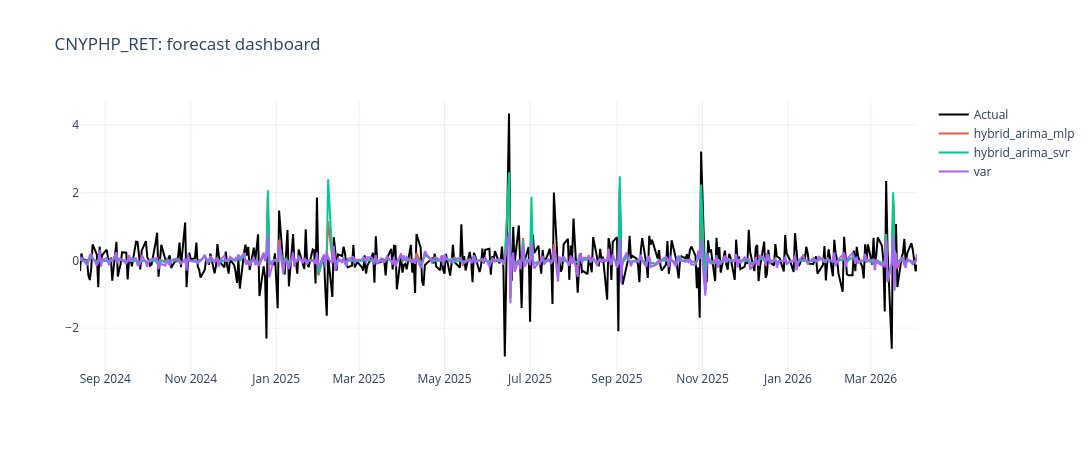
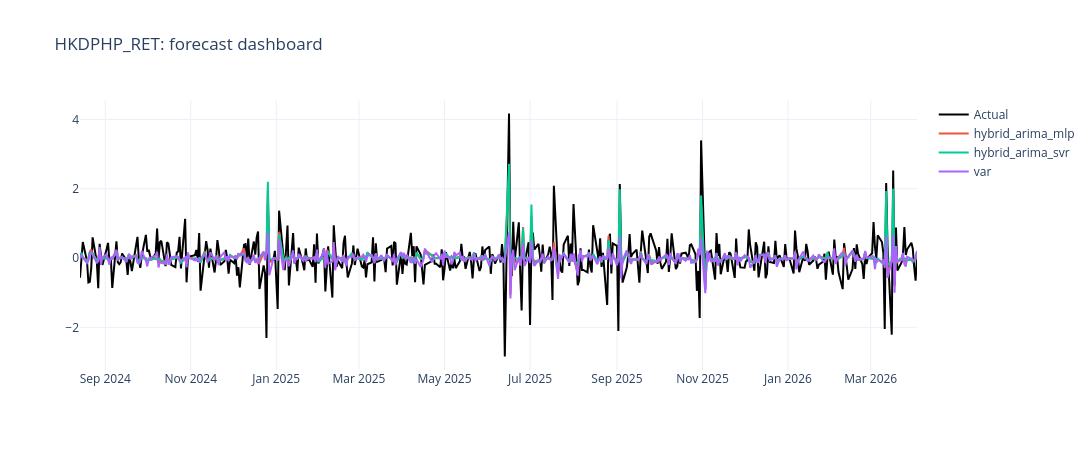
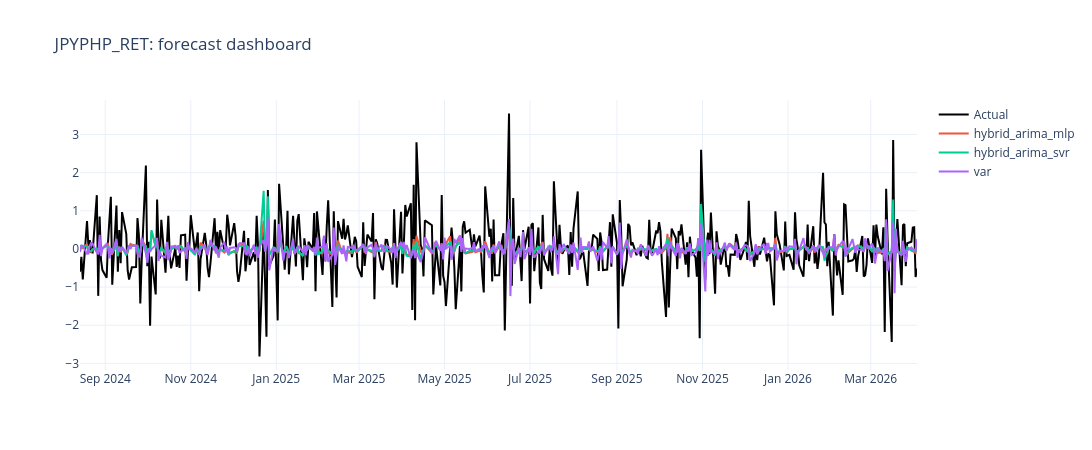
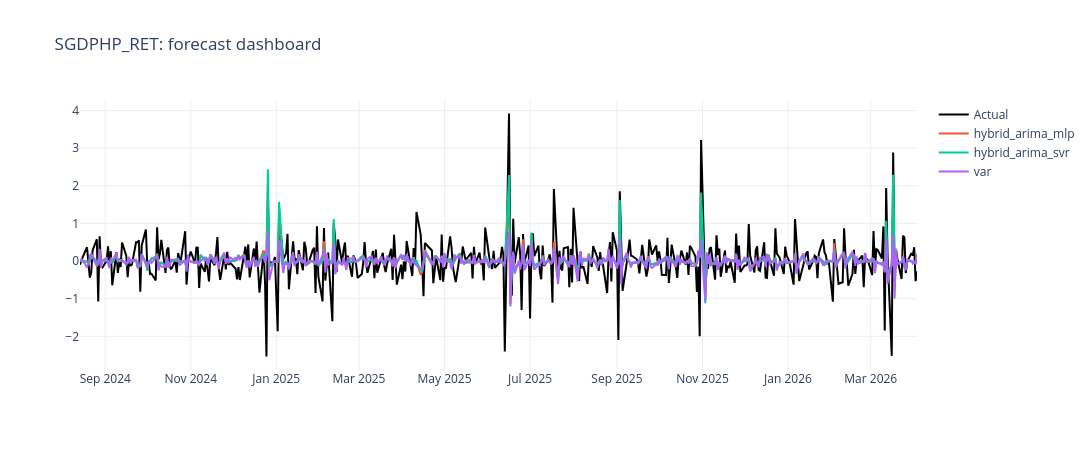

Notebook source saved alongside these figures, in order:
### Markdown cell above
#### Interpretation
This cell loads data for visualization and confirms active modeling scope. Verify sample coverage before interpreting any chart-level conclusion.

### Code cell
for pair in sorted(plot_df['Pair'].unique()):
    sub = plot_df[plot_df['Pair'] == pair].sort_values('Date')
    fig = go.Figure()
    actual = sub[sub['Model'] == top_models[0]][['Date', 'Actual']].drop_duplicates()
    fig.add_trace(go.Scatter(x=actual['Date'], y=actual['Actual'], mode='lines', name='Actual', line=dict(color='black', width=2)))
    for m in top_models:
        msub = sub[sub['Model'] == m]
        fig.add_trace(go.Scatter(x=msub['Date'], y=msub['Forecast'], mode='lines', name=m))
    fig.update_layout(template='plotly_white', title=f'{pair}: forecast dashboard', width=1150, height=450)
    fig.show()

### Figure 1 — Plotly figure (JSON) as saved in the notebook; plotly's stock layout.template omitted (floating-point values rounded to 4 significant figures; data arrays with more than 128 entries replaced by an {"elided": "..."} marker saying what was removed)
{"data": [{"line": {"color": "black", "width": 2}, "mode": "lines", "name": "Actual", "type": "scatter", "x": {"elided": "423 str values"}, "y": {"elided": "423 float values"}}, {"mode": "lines", "name": "hybrid_arima_mlp", "type": "scatter", "x": {"elided": "423 str values"}, "y": {"elided": "423 float values"}}, {"mode": "lines", "name": "hybrid_arima_svr", "type": "scatter", "x": {"elided": "423 str values"}, "y": {"elided": "423 float values"}}, {"mode": "lines", "name": "var", "type": "scatter", "x": {"elided": "423 str values"}, "y": {"elided": "423 float values"}}], "layout": {"height": 450, "title": {"text": "CNYPHP_RET: forecast dashboard"}, "width": 1150}}

### Figure 2 — Plotly figure (JSON) as saved in the notebook; plotly's stock layout.template omitted (floating-point values rounded to 4 significant figures; data arrays with more than 128 entries replaced by an {"elided": "..."} marker saying what was removed)
{"data": [{"line": {"color": "black", "width": 2}, "mode": "lines", "name": "Actual", "type": "scatter", "x": {"elided": "423 str values"}, "y": {"elided": "423 float values"}}, {"mode": "lines", "name": "hybrid_arima_mlp", "type": "scatter", "x": {"elided": "423 str values"}, "y": {"elided": "423 float values"}}, {"mode": "lines", "name": "hybrid_arima_svr", "type": "scatter", "x": {"elided": "423 str values"}, "y": {"elided": "423 float values"}}, {"mode": "lines", "name": "var", "type": "scatter", "x": {"elided": "423 str values"}, "y": {"elided": "423 float values"}}], "layout": {"height": 450, "title": {"text": "HKDPHP_RET: forecast dashboard"}, "width": 1150}}

### Figure 3 — Plotly figure (JSON) as saved in the notebook; plotly's stock layout.template omitted (floating-point values rounded to 4 significant figures; data arrays with more than 128 entries replaced by an {"elided": "..."} marker saying what was removed)
{"data": [{"line": {"color": "black", "width": 2}, "mode": "lines", "name": "Actual", "type": "scatter", "x": {"elided": "423 str values"}, "y": {"elided": "423 float values"}}, {"mode": "lines", "name": "hybrid_arima_mlp", "type": "scatter", "x": {"elided": "423 str values"}, "y": {"elided": "423 float values"}}, {"mode": "lines", "name": "hybrid_arima_svr", "type": "scatter", "x": {"elided": "423 str values"}, "y": {"elided": "423 float values"}}, {"mode": "lines", "name": "var", "type": "scatter", "x": {"elided": "423 str values"}, "y": {"elided": "423 float values"}}], "layout": {"height": 450, "title": {"text": "JPYPHP_RET: forecast dashboard"}, "width": 1150}}

### Figure 4 — Plotly figure (JSON) as saved in the notebook; plotly's stock layout.template omitted (floating-point values rounded to 4 significant figures; data arrays with more than 128 entries replaced by an {"elided": "..."} marker saying what was removed)
{"data": [{"line": {"color": "black", "width": 2}, "mode": "lines", "name": "Actual", "type": "scatter", "x": {"elided": "423 str values"}, "y": {"elided": "423 float values"}}, {"mode": "lines", "name": "hybrid_arima_mlp", "type": "scatter", "x": {"elided": "423 str values"}, "y": {"elided": "423 float values"}}, {"mode": "lines", "name": "hybrid_arima_svr", "type": "scatter", "x": {"elided": "423 str values"}, "y": {"elided": "423 float values"}}, {"mode": "lines", "name": "var", "type": "scatter", "x": {"elided": "423 str values"}, "y": {"elided": "423 float values"}}], "layout": {"height": 450, "title": {"text": "SGDPHP_RET: forecast dashboard"}, "width": 1150}}
